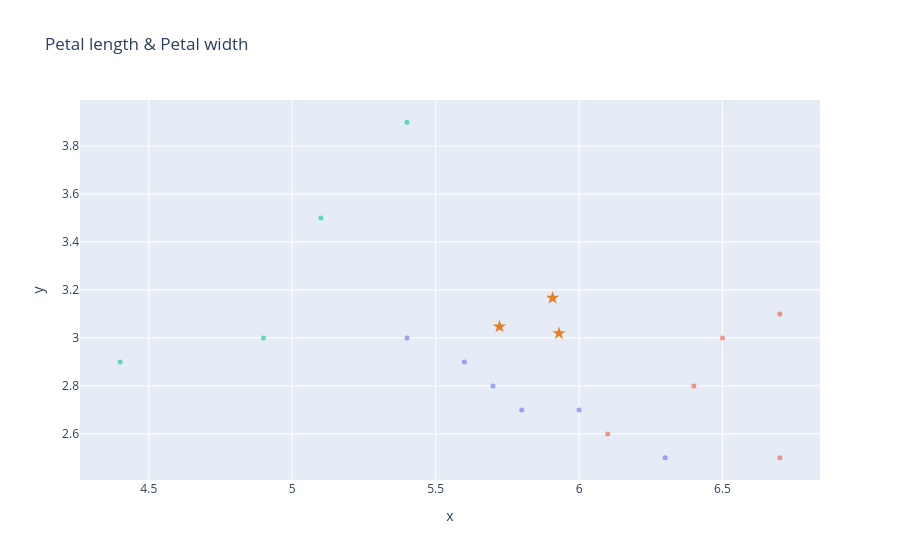

Notebook source saved alongside this figure:
### Code cell
fig = plot_dataframe(validation[:, :2], title='Blobs Dataset', label=y_validation)
for i, centroid in enumerate(centroids):
    fig = plot_centroid(fig, centroid, colors=["#e67e22"], marker_size=10, symbol='star', name=f'Centroid {i+1}')
fig.update_layout(showlegend=False, title='Petal length & Petal width')
fig.show()

### Figure 1 — Plotly figure (JSON) as saved in the notebook; plotly's stock layout.template omitted (floating-point values rounded to 4 significant figures)
{"data": [{"hovertemplate": "color=#82e0aa<br>x=%{x}<br>y=%{y}<extra></extra>", "legendgroup": "#82e0aa", "marker": {"color": "#636efa", "opacity": 0.6, "size": 5, "symbol": "circle"}, "mode": "markers", "name": "#82e0aa", "orientation": "v", "showlegend": true, "type": "scatter", "x": [6.3, 5.6, 5.7, 5.4, 5.8, 6.0], "xaxis": "x", "y": [2.5, 2.9, 2.8, 3.0, 2.7, 2.7], "yaxis": "y"}, {"hovertemplate": "color=#f1948a<br>x=%{x}<br>y=%{y}<extra></extra>", "legendgroup": "#f1948a", "marker": {"color": "#EF553B", "opacity": 0.6, "size": 5, "symbol": "circle"}, "mode": "markers", "name": "#f1948a", "orientation": "v", "showlegend": true, "type": "scatter", "x": [6.7, 6.1, 6.4, 6.7, 6.5], "xaxis": "x", "y": [3.1, 2.6, 2.8, 2.5, 3.0], "yaxis": "y"}, {"hovertemplate": "color=#f7dc6f<br>x=%{x}<br>y=%{y}<extra></extra>", "legendgroup": "#f7dc6f", "marker": {"color": "#00cc96", "opacity": 0.6, "size": 5, "symbol": "circle"}, "mode": "markers", "name": "#f7dc6f", "orientation": "v", "showlegend": true, "type": "scatter", "x": [4.4, 5.4, 5.1, 4.9], "xaxis": "x", "y": [2.9, 3.9, 3.5, 3.0], "yaxis": "y"}, {"marker": {"color": "#e67e22", "size": 10, "symbol": "star"}, "mode": "markers", "name": "Centroid 1", "type": "scatter", "x": [5.908], "y": [3.167]}, {"marker": {"color": "#e67e22", "size": 10, "symbol": "star"}, "mode": "markers", "name": "Centroid 2", "type": "scatter", "x": [5.722], "y": [3.047]}, {"marker": {"color": "#e67e22", "size": 10, "symbol": "star"}, "mode": "markers", "name": "Centroid 3", "type": "scatter", "x": [5.93], "y": [3.019]}], "layout": {"legend": {"title": {"text": "color"}, "tracegroupgap": 0}, "showlegend": false, "title": {"text": "Petal length & Petal width"}, "xaxis": {"anchor": "y", "domain": [0, 1], "title": {"text": "x"}}, "yaxis": {"anchor": "x", "domain": [0, 1], "title": {"text": "y"}}}}
